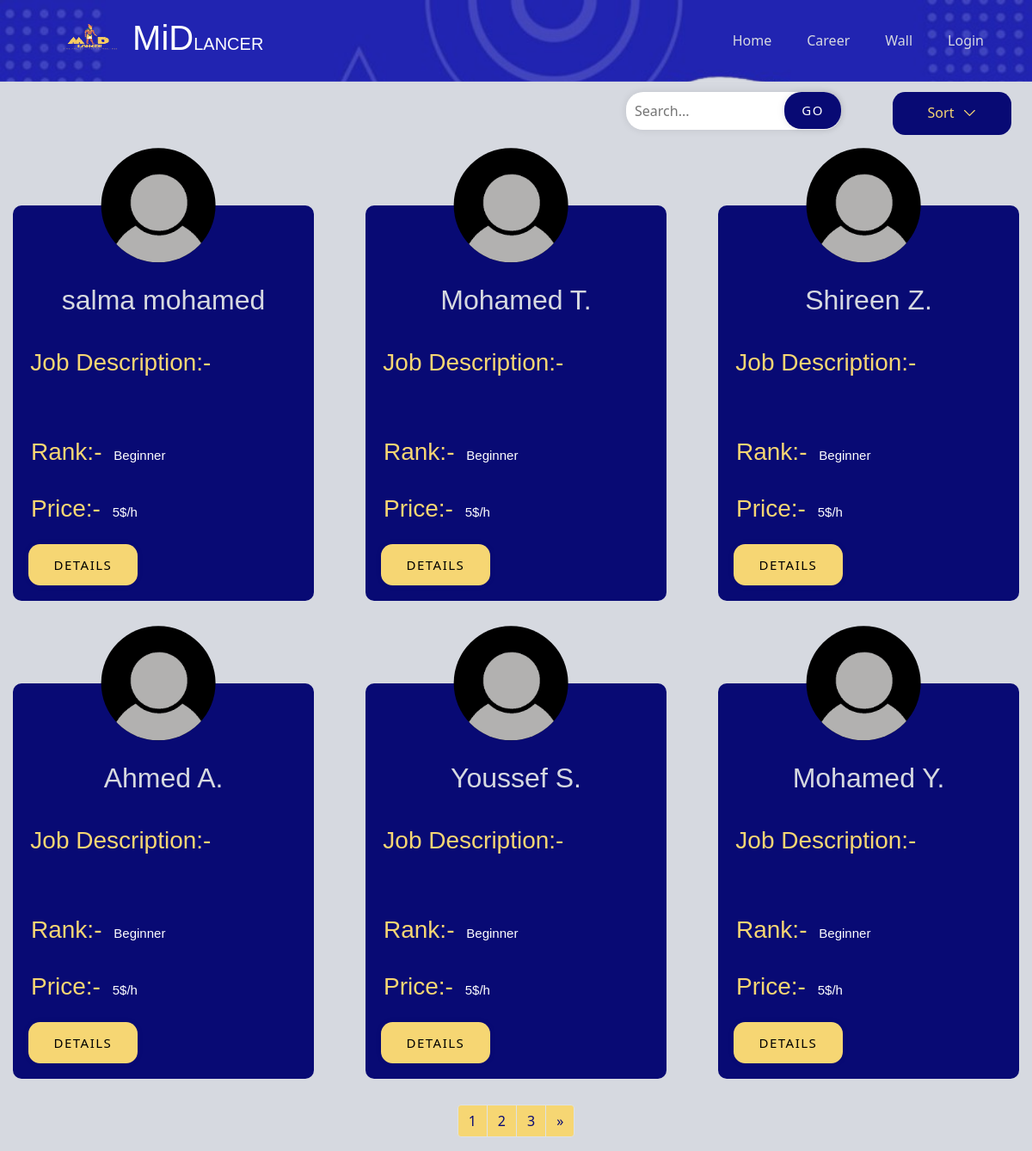
Page /freelancers.php?cid=2 on the earlier database version.
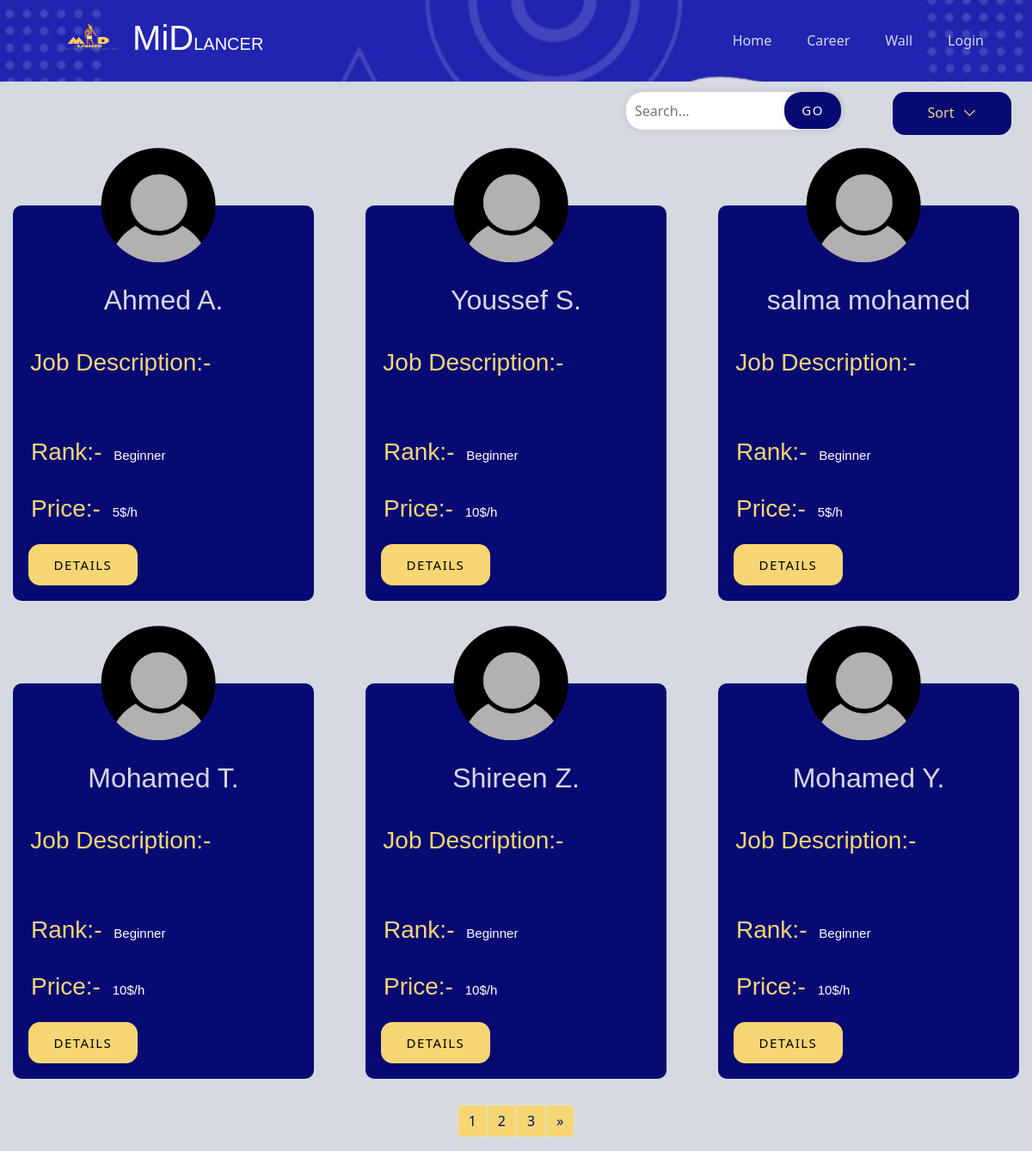
Same page on the later database version.
### tables this page shows
CREATE TABLE `rank` (
  `rank_id` int(11) NOT NULL,
  `rank` varchar(250) NOT NULL
);

CREATE TABLE `freelancer` (
  `freelancer_id` int(11) NOT NULL,
  `freelancer_name` varchar(255) NOT NULL,
  `email` varchar(255) NOT NULL,
  `phone_number` varchar(11) NOT NULL,
  `password` varchar(255) NOT NULL,
  `birthdate` date NOT NULL,
  `national_id` varchar(14) NOT NULL,
  `freelancer_image` longtext DEFAULT NULL,
  `job_title` varchar(255) NOT NULL,
  `available_hours` int(11) DEFAULT NULL,
  `price/hr` float DEFAULT 5,
  `link1` varchar(255) DEFAULT NULL,
  `link2` varchar(255) DEFAULT NULL,
  `freelancer_file` longtext DEFAULT NULL,
  `bio` text DEFAULT NULL,
  `premium` varchar(255) DEFAULT '0',
  `view` int(11) DEFAULT 0,
  `hidden` tinyint(1) DEFAULT 0,
  `admin_hidden` tinyint(1) DEFAULT 0,
  `career_id` int(11) NOT NULL,
  `rank_id` int(11) DEFAULT 1,
  `webssite_price` int(11) NOT NULL DEFAULT 5,
  `fl_join_date` date NOT NULL DEFAULT current_timestamp()
);

### freelancers.php (the view, shortened to what this page needs)
<?php
include 'nav+bm.php';
if (isset($_GET['cid']))
    $cid = mysqli_real_escape_string($connect, $_GET['cid']);
if (isset($_GET['sort']))
    $sort = mysqli_real_escape_string($connect, $_GET['sort']);
else
    $sort = '';
if (isset($_GET['search']))
    $search = mysqli_real_escape_string($connect, $_GET['search']);
else
    $search = '';
if (isset($_GET['b']) && $_GET['b'] == 1)
{
    $displayFLs = "SELECT *,`freelancer`.`freelancer_id` AS 'f_fid' FROM `bookmark`
                   JOIN `freelancer` ON `bookmark`.`freelancer_id` = `freelancer`.`freelancer_id`
                   JOIN `rank` ON `freelancer`.`rank_id` = `rank`.`rank_id`
                   JOIN `career` ON `freelancer`.`career_id` = `career`.`career_id`
                   WHERE `bookmark`.`user_id` = '$user_id'
                   AND (`freelancer`.`freelancer_name` LIKE '%$search%' OR `freelancer`.`bio` LIKE '%$search%') AND `freelancer`.`hidden` = '0' AND `freelancer`.`admin_hidden`='0'
                   GROUP BY `freelancer`.`freelancer_id`
                  ";
}
else
{
    $displayFLs = "SELECT *, `freelancer`.`freelancer_id` AS 'f_fid' FROM `rank`
                   JOIN `freelancer` ON `rank`.`rank_id` = `freelancer`.`rank_id`
                   LEFT JOIN `bookmark` on `freelancer`.`freelancer_id` = `bookmark`.`freelancer_id`
                   LEFT JOIN `subscription` ON `freelancer`.`freelancer_id` = `subscription`.`freelancer_id`
                   WHERE `freelancer`.`career_id` = '$cid' AND (`freelancer_name` LIKE '%$search%' OR `bio` LIKE '%$search%') AND `hidden` = '0' AND `freelancer`.`admin_hidden`='0'
                   GROUP BY `freelancer`.`freelancer_id`
                  ";
}
$limit = 6;
if (isset($_GET['page']))
    $pageNum = $_GET['page'];
else
    $pageNum = 1;
$offset = ($pageNum - 1) * $limit;
if ($sort == 'p_asc')
$displayFLs .= " ORDER BY `subscription`.`plan_id` DESC, `price/hr`, `freelancer`.`rank_id` DESC LIMIT $limit OFFSET $offset";
else if ($sort == 'p_dsc')
$displayFLs .= " ORDER BY `subscription`.`plan_id` DESC, `price/hr` DESC, `freelancer`.`rank_id` DESC LIMIT $limit OFFSET $offset";
else if ($sort == 'rank')
$displayFLs .= " ORDER BY `subscription`.`plan_id` DESC, `freelancer`.`rank_id` DESC LIMIT $limit OFFSET $offset";
else
$displayFLs .= " ORDER BY `subscription`.`plan_id` DESC LIMIT $limit OFFSET $offset";
$ExecDisplayFLs = mysqli_query($connect, $displayFLs);
?>
<!DOCTYPE html>
<html lang="en">
<head>
    <link href="https://cdn.jsdelivr.net/npm/bootstrap@5.0.2/dist/css/bootstrap.min.css" rel="stylesheet"
>
    <link rel="stylesheet" href="https://cdnjs.cloudflare.com/ajax/libs/font-awesome/6.6.0/css/all.min.css">
    <link rel="stylesheet" href="css/freelancers.css">
</head>
<body >
<div class="upper">
    <div class="search">
        <form method="GET" action="Freelancers.php">
            <input placeholder="Search..." type="text" name="search" value="<?php echo $search; ?>">
            <button type="submit">Go</button>
        </form>
    </div>
    <div class="menu">
        <div class="item">
            <a href="#" class="link">
                <span> Sort</span>
            </a>
        </div>
    </div>
</div>
<div class="cards pt-5">
    <?php if (mysqli_num_rows($ExecDisplayFLs) > 0) { while ($data = mysqli_fetch_assoc($ExecDisplayFLs)) { ?>
        <div class="main-dashcard" >
            <div class="image"><img src="img/profile/<?php echo $data['freelancer_image']?>" alt="Profile Pic"></div>
            <div class="txt">
                <div class="title">
                    <h2><?php echo htmlspecialchars($data['freelancer_name']); ?></h2>
                </div>
                <div class="content">
                    <h3>Job Description:-</h3>
                    <p><?php echo $data['bio']; ?></p>
                </div>
                <div class="ranks">
                    <h3>Rank:- <span><?php echo htmlspecialchars($data['rank']); ?></span></h3>
                    <br>
                    <h3>Price:- <span><?php echo htmlspecialchars($data['price/hr']); ?>$/h</span></h3>
                </div>
                <div class="btns">
                    <div class="buttons">
                        <a href="freelancerview.php?vfid=<?php echo $data['f_fid']?>"><button class="dtlsbtn">Details</button></a>
                    </div>
                </div>
            </div>
        </div>
    <?php } } else { ?>
        <div class="cards">
            <p>No Freelancers Matching your Criteria</p>
        </div>
    <?php } ?>
</div>
<nav aria-label="Page navigation example">
    <ul class="pagination justify-content-center">
    <?php $spicySql = str_replace("LIMIT $limit OFFSET $offset", '', $displayFLs);
    $execSpicy = mysqli_query($connect, $spicySql);
    $numPages = ceil(mysqli_num_rows($execSpicy) / $limit);
    if(isset($_GET['page']))
        $currentPage = $_GET['page'];
    else
        $currentPage = 1;
    if($numPages > 1)
    { ?>
        <?php
        for($pn = 1; $pn <= $numPages; $pn++) {$max = $pn;
            if(isset($_GET['b'])) {?>
                <li class="page-item"><a class="page-link" href="Freelancers.php?search=<?php echo $search; ?>&sort=<?php echo $sort; ?>&page=<?php echo $pn; ?>&b=1"><?php echo $pn; ?></a></li>
            <?php } else { ?>
                <li class="page-item"><a class="page-link" href="Freelancers.php?cid=<?php echo $cid; ?>&search=<?php echo $search; ?>&sort=<?php echo $sort; ?>&page=<?php echo $pn; ?><?php if(isset($_GET['b'])) echo '&b=1'; else echo ''; ?>"><?php echo $pn; ?></a></li>
            <?php }} if($currentPage != $max) { ?>
        <li class="page-item">
            <a class="page-link" href="Freelancers.php?cid=<?php echo $cid; ?>&search=<?php echo $search; ?>&sort=<?php echo $sort; ?>&page=<?php echo $currentPage + 1; ?><?php if(isset($_GET['b'])) echo '&b=1'; ?>" aria-label="Next">
                <span aria-hidden="true">&raquo;</span>
            </a>
        </li>
        <?php }} ?>
    </ul>
</nav>
</body>
</html>

### nav+bm.php (shortened to what this page needs)
<?php
$currpage = basename($_SERVER['PHP_SELF']);
$pageArray =
    [
        'home.php' => ($currpage == 'home.php') ? ' active' : '',
        'clientprofile.php' => ($currpage == 'clientprofile.php') ? ' active' : '',
        'FREELANCERPROFILE.php' => ($currpage == 'FREELANCERPROFILE.php') ? ' active' : '',
        'career.php' => ($currpage == 'career.php') ? ' active' : '',
        'accepted-requests.php' => ($currpage == 'accepted-requests.php') ? ' active' : '',
        'my_projects_client.php' => ($currpage == 'my_projects_client.php') ? ' active' : '',
        'income-request.php' => ($currpage == 'income-request.php') ? ' active' : '',
        'my_projects_freelancer.php' => ($currpage == 'my_projects_freelancer.php') ? ' active' : '',
        'wall.php' => ($currpage == 'wall.php') ? ' active' : '',
    ];
?>
<!DOCTYPE html>
<html lang="en">
<head>
    <link rel="stylesheet" href="https://cdnjs.cloudflare.com/ajax/libs/font-awesome/6.6.0/css/all.min.css"
 />
    <link href="css/bootstrap.min.css" rel="stylesheet">
    <link href="css/nav+bm.css" rel="stylesheet">
</head>
<body>
<div class="container-xxl position-relative p-0">
    <nav class="navbar navbar-expand-lg navbar-light px-4 px-lg-5  py-lg-0">
        <a href="home.php" class="navbar-brand p-0">
            <h1 class="m-0"><img src="imgs/MiDlancer (2).png" class="w-50 " alt="">MiD<span
                        class="fs-5">LANCER</span></h1>
        </a>
        <div class="collapse navbar-collapse" id="navbarCollapse">
            <div class="navbar-nav ms-auto py-0">
                <a href="home.php" class="nav-item nav-link<?php echo $pageArray['home.php'] ?>">Home</a>
                    <a href="career.php" class="nav-item nav-link<?php echo $pageArray['career.php']; ?>">Career</a>
                <a href="wall.php" class="nav-item nav-link<?php echo $pageArray['wall.php'] ?>">Wall</a>
                <?php if((!isset($_SESSION['user_id'])) AND (!isset($_SESSION['freelancer_id']))){ ?>
<a href="choose_login.php"
    class="nav-item nav-link">Login</a>
</div>
<?php } ?>
            </div>
            </div>
</body>
</html>

### css/nav+bm.css (style rules this page uses)
:root { --primary-color: #080a74; --secondary-color: #f6d673; --Thirdly-color: #d6d9e0; --fourthly-color: #1d1d27; }
.navbar { background-image: url(../imgs/nav.png); background-repeat: no-repeat; background-size: cover; }
.navbar-light .navbar-nav .nav-link { position: relative; margin-left: 25px; padding: 35px 0; color: var(--Thirdly-color) !important; outline: none; transition: .5s; }
.navbar-light .navbar-brand h1 { color: #FFFFFF; }
.navbar-light .navbar-brand img { max-height: 60px; transition: .5s; }
@media (min-width: 992px) { .navbar-light { position: absolute; width: 100%; top: 0; left: 0; border-bottom: 1px solid rgba(256, 256, 256, .1); z-index: 999; } }
@media (min-width: 992px) { .navbar-light .navbar-nav .nav-link::before { position: absolute; content: ""; width: 0; height: 2px; bottom: -1px; left: 50%; background: var(--secondary-color); transition: .5s; } }
h2 { color: var(--Thirdly-color); }
button { padding: 4px 20px; border-radius: 50px; cursor: pointer; border: 0; border-radius: 0.9em; background-color: var(--secondary-color); box-shadow: rgb(0 0 0 / 5%) 0 0 8px; letter-spacing: 1.5px; text-transform: uppercase; font-size: 15px; transition: all 0.5s ease; font-family: inherit; margin-left: 20px; }
a { text-decoration: none; color: var(--fourthly-color); }

Differences in the rows shown:
no longer on this page (row unchanged): freelancer: freelancer_image (placeholder picture), freelancer_name "Ahmed A.", rank.rank "Beginner", value "5"
no longer on this page (row edited): freelancer: freelancer_image (placeholder picture), freelancer_name "Youssef S.", rank.rank "Beginner", value "5"
now on one of the page's lists (row unchanged): rank: freelancer.freelancer_name "Youssef S.", rank "Beginner", freelancer.price/hr "10", freelancer.freelancer_name "salma mohamed", freelancer.price/hr "5"
computed for rank "Beginner": freelancer.freelancer_name "salma mohamed" → "Ahmed A."
changed freelancer "Mohamed T.": value "5" → "10"
changed freelancer "Shireen Z.": value "5" → "10"
changed freelancer "Mohamed Y.": value "5" → "10"
